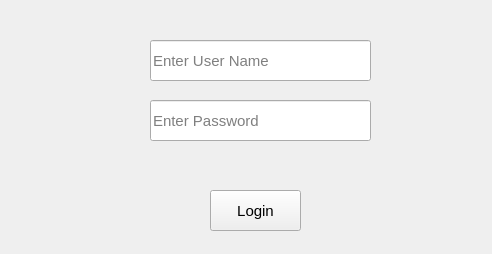
<?xml version="1.0" encoding="UTF-8"?>
<ui version="4.0">
 <class>Form</class>
 <widget class="QWidget" name="Form">
  <property name="geometry">
   <rect>
    <x>0</x>
    <y>0</y>
    <width>492</width>
    <height>254</height>
   </rect>
  </property>
  <property name="windowTitle">
   <string>Form</string>
  </property>
  <widget class="QPushButton" name="pushButton">
   <property name="geometry">
    <rect>
     <x>210</x>
     <y>190</y>
     <width>91</width>
     <height>41</height>
    </rect>
   </property>
   <property name="font">
    <font>
     <family>Segoe UI</family>
     <pointsize>11</pointsize>
    </font>
   </property>
   <property name="text">
    <string>Login</string>
   </property>
  </widget>
  <widget class="QLineEdit" name="lineEdit">
   <property name="geometry">
    <rect>
     <x>150</x>
     <y>40</y>
     <width>221</width>
     <height>41</height>
    </rect>
   </property>
   <property name="font">
    <font>
     <family>Segoe UI</family>
     <pointsize>11</pointsize>
    </font>
   </property>
   <property name="placeholderText">
    <string>Enter User Name</string>
   </property>
  </widget>
  <widget class="QLineEdit" name="lineEdit_2">
   <property name="geometry">
    <rect>
     <x>150</x>
     <y>100</y>
     <width>221</width>
     <height>41</height>
    </rect>
   </property>
   <property name="font">
    <font>
     <family>Segoe UI</family>
     <pointsize>11</pointsize>
    </font>
   </property>
   <property name="text">
    <string/>
   </property>
   <property name="echoMode">
    <enum>QLineEdit::Password</enum>
   </property>
   <property name="placeholderText">
    <string>Enter Password</string>
   </property>
  </widget>
  <widget class="QLabel" name="label">
   <property name="geometry">
    <rect>
     <x>70</x>
     <y>150</y>
     <width>381</width>
     <height>31</height>
    </rect>
   </property>
   <property name="font">
    <font>
     <family>Segoe UI</family>
     <pointsize>9</pointsize>
    </font>
   </property>
   <property name="text">
    <string/>
   </property>
  </widget>
 </widget>
 <resources/>
 <connections/>
</ui>
